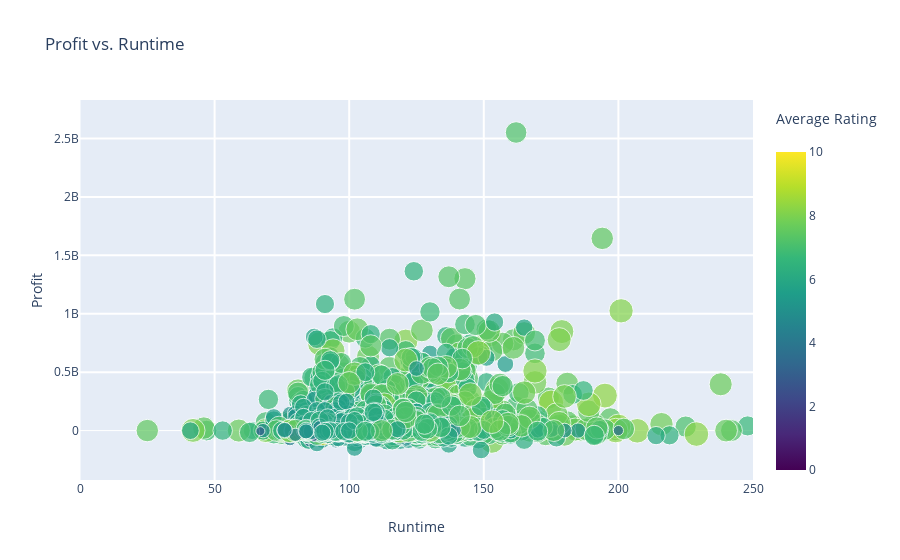

The notebook cell saved with this chart:
### Code cell
layout = go.Layout(
    title='Profit vs. Runtime',
    xaxis=dict(
        title='Runtime',
        gridcolor='rgb(255, 255, 255)',
        range=[0, 250],
        zerolinewidth=1,
        ticklen=5,
        gridwidth=2,
    ),
    yaxis=dict(
        title='Profit',
        gridcolor='rgb(255, 255, 255)',
        zerolinewidth=1,
        ticklen=5,
        gridwidth=2,
    )
)
data = [go.Scatter(
    x=df2.runtime.values, # Budget
    y=df2.profit.values,  # Gross
    mode='markers',
    text= df2.title.values, # Movie Titles
    marker=dict(
        size=3*(df2.vote_average),
        sizeref=1.0,
        color=df2.vote_average.values,
        colorbar=ColorBar(title='Average Rating<br> &nbsp;'),
        showscale=True,
        colorscale='Viridis'
    ))]
fig = go.Figure(data=data, layout=layout)
iplot(fig)

### Figure 1 — Plotly figure (JSON) as saved in the notebook; plotly's stock layout.template omitted (floating-point values rounded to 4 significant figures; data arrays with more than 128 entries replaced by an {"elided": "..."} marker saying what was removed)
{"data": [{"marker": {"color": {"elided": "4755 float values"}, "colorbar": {"title": {"text": "Average Rating<br> &nbsp;"}}, "colorscale": [[0, "#440154"], [0.1111, "#482878"], [0.2222, "#3e4989"], [0.3333, "#31688e"], [0.4444, "#26828e"], [0.5556, "#1f9e89"], [0.6667, "#35b779"], [0.7778, "#6ece58"], [0.8889, "#b5de2b"], [1, "#fde725"]], "showscale": true, "size": {"elided": "4755 float values"}, "sizeref": 1}, "mode": "markers", "text": {"elided": "4755 str values"}, "type": "scatter", "x": {"elided": "4755 int values"}, "y": {"elided": "4755 int values"}}], "layout": {"title": {"text": "Profit vs. Runtime"}, "xaxis": {"gridcolor": "rgb(255, 255, 255)", "gridwidth": 2, "range": [0, 250], "ticklen": 5, "title": {"text": "Runtime"}, "zerolinewidth": 1}, "yaxis": {"gridcolor": "rgb(255, 255, 255)", "gridwidth": 2, "ticklen": 5, "title": {"text": "Profit"}, "zerolinewidth": 1}}}
